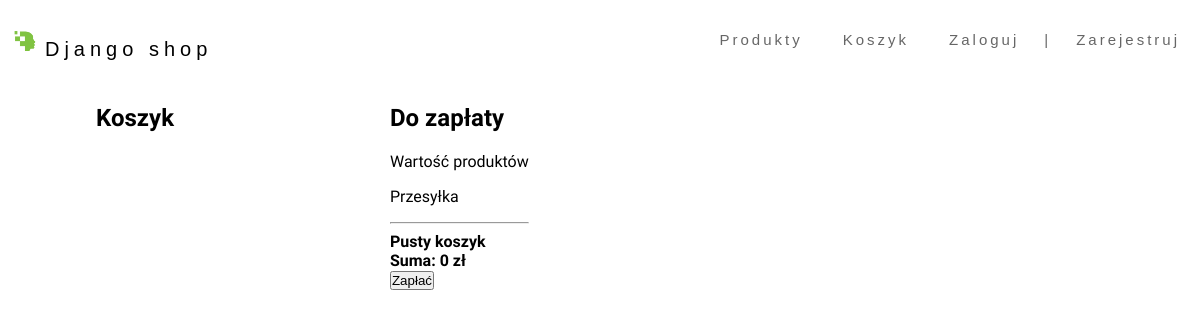
The page /cart/ (signed in) on the database as committed earlier.
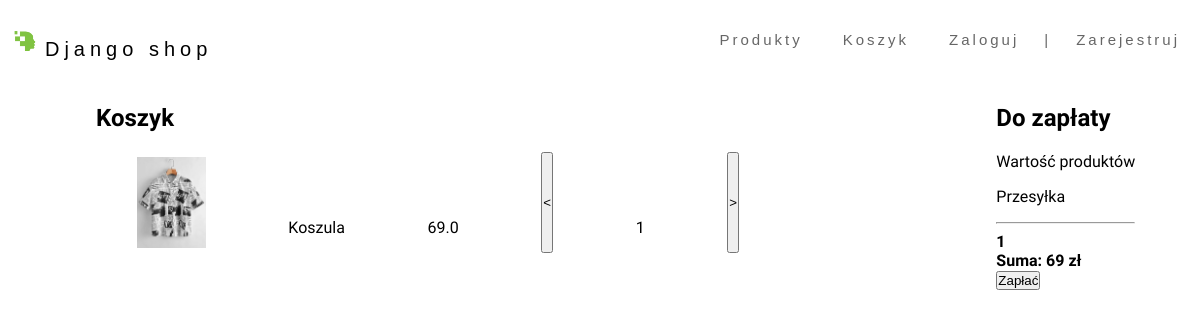
The same page on the database as committed later.
### shop/models.py (models this page shows, shortened)
class Order(models.Model):
    customer = models.ForeignKey(Customer, on_delete=models.SET_NULL, blank=True, null=True)
    complete = models.BooleanField(default=False, null=True, blank=False)
    transaction_id = models.CharField(max_length=200, null=True)
    @property
    def get_cart_total(self):
        orderitems = self.orderitem_set.all()
        total = sum([item.get_total for item in orderitems])
        return total
    @property
    def get_cart_items(self):
        orderitems = self.orderitem_set.all()
        total = sum([item.quantity for item in orderitems])
        if total == 0:
            return "Pusty koszyk"
        else:
            return total

class OrderItem(models.Model):
    product = models.ForeignKey(Product, on_delete=models.SET_NULL, blank=True, null=True)
    order = models.ForeignKey(Order, on_delete=models.SET_NULL, blank=True, null=True)
    quantity = models.IntegerField(default=0, null=True, blank=True)
    date_added = models.DateTimeField(auto_now_add=True)
    @property
    def get_total(self):
        total = self.product.price * self.quantity
        return total

class Product(models.Model):
    name = models.CharField(max_length=200, null=True)
    price = models.FloatField()
    size = models.CharField(max_length=200, null=True)
    image = models.ImageField(null=True, blank=True)
    @property
    def imageURL(self):
        try:
            self.url = self.image.url
        except:
            self.url = ''
        return self.url

### shop/views.py (the view)
# urls.py: path('cart/', views.cart, name="cart"),
def cart(request):
    data = cartData(request)
    cartItems = data['cartItems']
    order = data['order']
    items = data['items']
    context = {'items': items, 'order': order, 'cartItems': cartItems}
    return render(request, 'shop/cart.html', context)

### shop/utils.py (called while the page is built)
def cartData(request):
	if request.user.is_authenticated:
		customer = request.user.customer
		order, created = Order.objects.get_or_create(customer=customer, complete=False)
		items = order.orderitem_set.all()
		cartItems = order.get_cart_items
	else:
		cookieData = cookieCart(request)
		cartItems = cookieData['cartItems']
		order = cookieData['order']
		items = cookieData['items']
	return {'cartItems':cartItems ,'order':order, 'items':items}

### shop/templates/shop/cart.html
{% extends 'shop/index.html' %}
{% load static %}
{% block css %}
    <link rel="stylesheet" href="{% static 'css/cart.css' %}">
{% endblock css %}
{% block content %}
<section class="cart">
	<div class="cart-list">
		<h1 class="cart-h1">Koszyk</h1>
		{% for item in items %}
		<div class="column">
			<div class="cart-item" id="item">
				<img class="cart-img" src="{{item.product.imageURL}}">
				<p class="desc-item">{{item.product.name}}</p>
				<p class="desc-item">{{item.product.price}}</p>
				<button class="update-button" data-action="remove" data-product="{{item.product.id}}"><</button>
				<p class="desc-item">{{item.quantity}}</p>
				<button class="update-button" data-action="add" data-product="{{item.product.id}}">></button>
			</div>
		</div>
		{% endfor %}
	</div>
	<div class="cart-checkout">
		<h1 class="cart-h1">Do zapłaty</h1>
		<div class="row">
			<p>Wartość produktów</p>
			<p>Przesyłka</p>
			<hr>
			<strong>{{order.get_cart_items}}</strong><br/>
			<strong>Suma: {{order.get_cart_total|floatformat}} zł</strong><br/>
			<button>Zapłać</button>
		</div>
	</div>
</section>
{% endblock content %}

### shop/templates/shop/index.html (shortened to what this page needs)
<!DOCTYPE html>
{% load static %}
<html lang="pl">
<head>
    <link rel="stylesheet" href="https://use.fontawesome.com/releases/v5.6.3/css/all.css"
/>
    <link rel="stylesheet" href="{% static 'css/style.css' %}">
    {% block css %}
    {% endblock css %}
</head>
<body>
    <nav>
        <ul>
            <li class="primary-nav">
                <img src="{% static 'img/wsei-logo.png' %}" alt="logo">
                <a href="{% url 'home' %}">Django shop</a>
            </li>
            <li class="secondary-nav">
                <a href="{% url 'login' %}">Zaloguj</a>
                <a>|</a>
                <a href="{% url 'register' %}">Zarejestruj</a>
            </li>
            <li class="secondary-nav">
                <a href="{% url 'cart' %}">Koszyk</a>
            </li>
            <li class="secondary-nav">
                <a href="{% url 'products' %}">Produkty</a>
            </li>
        </ul>
    </nav>
    <main>
        {% block content %}
        {% endblock content %}
    </main>
</body>
</html>

### static/css/style.css (style rules this page uses)
* { padding: 0; text-decoration: none; }
body, html { height: 100%; margin: 0; font-family: 'Old Standard TT', serif; max-width: 100%; overflow-x: hidden; background-color: white; }
nav>ul>li { display: inline-block; }
nav { position: fixed; top: 0; width: 100%; z-index: 1; background-color: white; overflow: auto; padding: 10px 30px 20px 10px; }
.primary-nav { float: left; font-size: 20px; }
.primary-nav>a { letter-spacing: 5px; }
.primary-nav>img { width: 30px; }
.secondary-nav>a { letter-spacing: 1px; color: rgba(0, 0, 0, 0.6); font-size: 15px; letter-spacing: 3px; padding-right: 20px; }
.secondary-nav { float: right; margin-right: 10px; margin-left: 10px; font-size: 20px; }
nav>ul>li>a { color: black; font-family: helvetica; text-decoration: none; }

### static/css/cart.css (style rules this page uses)
.cart { display: flex; }
.cart-list { margin-top: 7%; margin-left: 8%; }
.cart-checkout { margin-top: 7%; margin-left: 18%; }
.cart-list .cart-img { object-fit: scale-down; width: 10%; }
.cart-list .cart-item { margin: 0 0 10px 0; display: flex; flex-direction: row; flex-wrap: wrap; justify-content: space-around; }
.cart-list .desc-item { padding-top: 50px; }
.cart-h1 { font-size: 1.5em; }

Rows that differ between the two databases and show on the page:
added OrderItem: product.imageURL (picture), product.name "Koszula", product.price "69.0", quantity "1"
changed through a linked row, Order: get_cart_items "Pusty koszyk" → "1"; get_cart_total "0" → "69"
